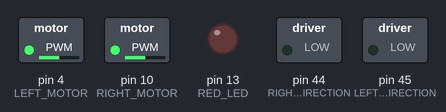
Bench run of a sketch on a simulated Arduino Mega 2560, built with avr-gcc and run on an emulated ATmega2560. Shown: switched loads named in the sketch (green lamp = pin HIGH), output pins drawn as LEDs (lit = HIGH).

Above: at 5.05 s.
At 7.45 s:
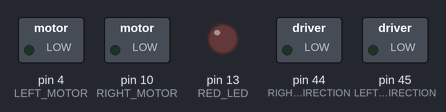
At 8.7 s:
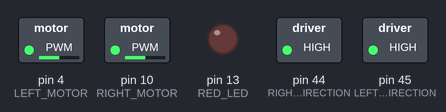
At 9.95 s:
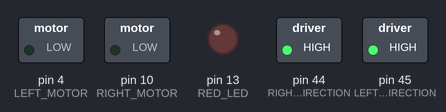
Timing chart, 0 to 11.5 s (numbered marks = the images above):
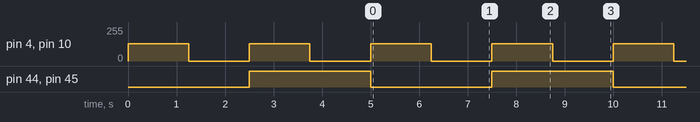

The sketch:

sketch_mar25b.ino
```cpp
// Dagu 5 Chassis example.
// Author: Nick Gammon
// Date:   20th January 2012


#include <Wire.h>

const unsigned long TIME_BEFORE_WE_GIVE_UP = 1000;  // ms
const int WIRELESS_BAUD_RATE = 600;

const byte FWD = 0;
const byte BACKWD = 1;

const float LOW_BATTERY_VOLTAGE = 7.5;

// analog pins

const byte CURRENTA = 0;  // A0
const byte CURRENTB = 1;  // A1
const byte BATTERY_CHECK = 2; // A2

// digital pins

const byte  LEFT_DIRECTION = 45;
const byte  LEFT_MOTOR = 4;

const byte  RIGHT_DIRECTION = 44;
const byte  RIGHT_MOTOR = 10;

const byte RED_LED = 13;

#define CURRENT_LIMIT (1024 / 5) * 2.6  // amps

#define TIME_FORWARDS 10000
#define TIME_BACKWARDS 10000
#define TIME_TURN 1000

#define FULL_SPEED 255
#define SPEED_ADJUST 5

void jog (const byte direction)
{
  digitalWrite (LEFT_DIRECTION, direction);
  digitalWrite (RIGHT_DIRECTION, direction);

  analogWrite (LEFT_MOTOR, 128);
  analogWrite (RIGHT_MOTOR, 128);
  delay (1250);
  analogWrite (LEFT_MOTOR, 0);
  analogWrite (RIGHT_MOTOR, 0);
  delay (1250);

}  // end of jog


// callback routines

void fWrite (const byte what)
{
  Serial.print (what);
}  // end of fWrite

int fAvailable ()
{
  return Serial.available ();
}  // end of fAvailable

int fRead ()
{
  return Serial.read ();
}  // end of fRead

void setup ()
{
  analogWrite (LEFT_MOTOR, 0);
  analogWrite (RIGHT_MOTOR, 0);

  pinMode (LEFT_DIRECTION, OUTPUT);
  pinMode (RIGHT_DIRECTION, OUTPUT);

  Serial.begin (WIRELESS_BAUD_RATE);

  // jog wheels to show we are ready ...

  jog (FWD);
  jog (BACKWD);

  // low battery warning LED
  pinMode (RED_LED, OUTPUT);

}  // end of setup

// ---------------- MAIN LOOP -------------------

unsigned long lastCommand;

void loop ()
{

  jog (FWD);
  jog (BACKWD);

  // fiddle around making turning better


  // set motor speed, no less than 0 and no greater than 25
}  // end of loop
```

Measured:
- by itself, pin 4 (LEFT_MOTOR), pin 10 (RIGHT_MOTOR): alternates 128/255 for 1.3 s and 0/255 for 1.3 s
- by itself, pin 44 (RIGHT_DIRECTION), pin 45 (LEFT_DIRECTION): alternates HIGH for 2.5 s and LOW for 2.5 s
